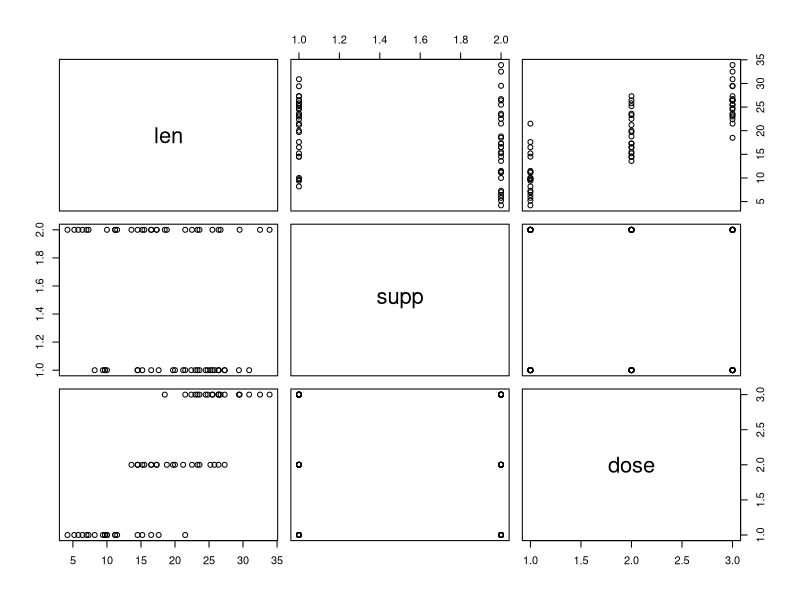
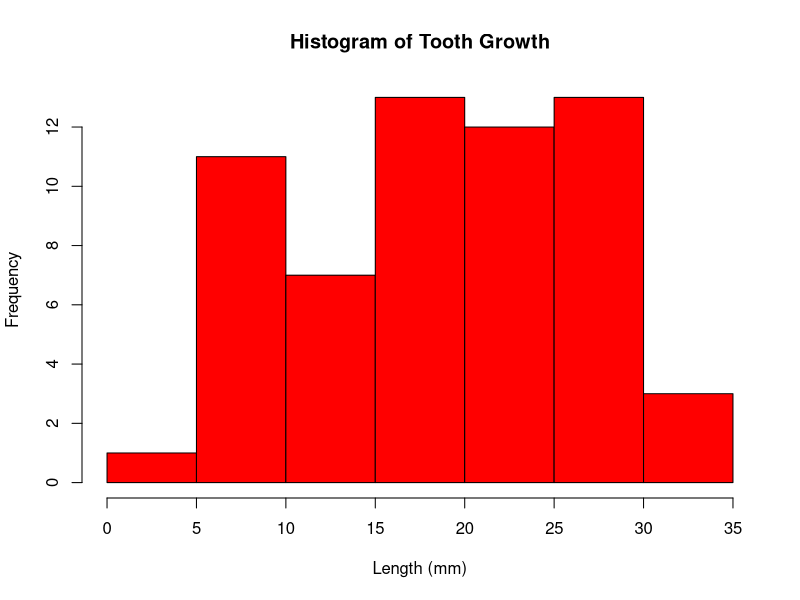
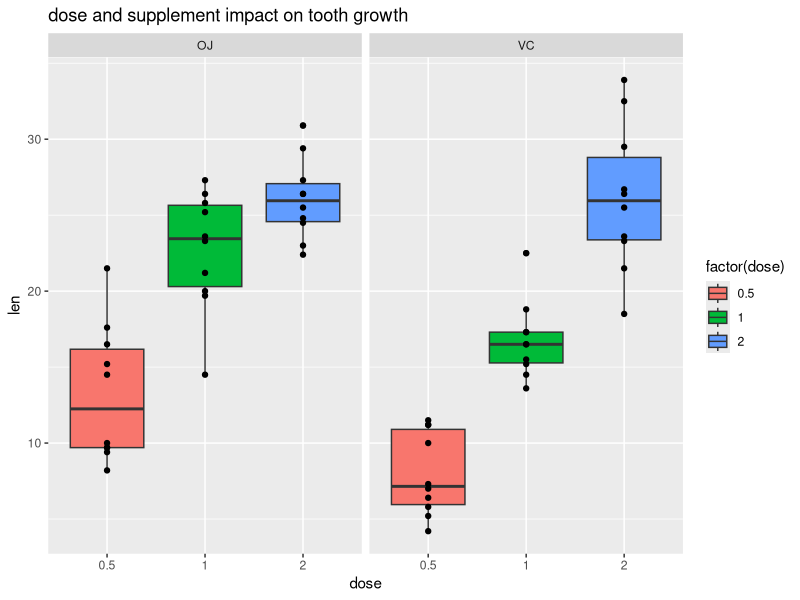
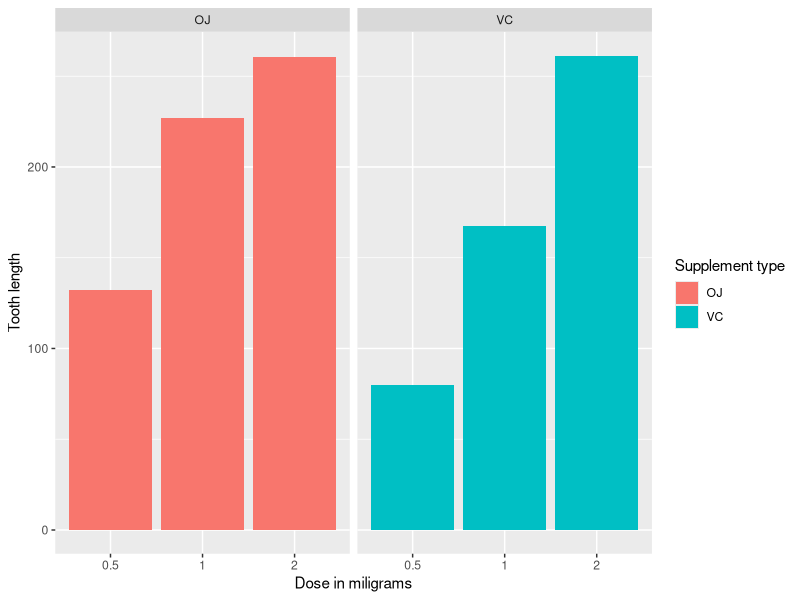

Write the R code that produced these figures, in order. (Note: this script raises an error after producing the figures.)
## ---- chunk 1
knitr::opts_chunk$set(echo = TRUE)
## ---- chunk 2
library(datasets)
library(ggplot2)
library(dplyr)
## ---- chunk 3
data("ToothGrowth")
tooth_growth <- ToothGrowth
dim(tooth_growth)
head(tooth_growth)
tail(tooth_growth)
str(tooth_growth)

# Unique Values
unique(ToothGrowth$len)
unique(ToothGrowth$supp)
unique(ToothGrowth$dose)
## ---- chunk 4
# convert variable dose from numeric to factor
tooth_growth$dose <- as.factor(tooth_growth$dose)
str(tooth_growth)
## ---- chunk 5
summary(tooth_growth)
## ---- chunk 6
# Structure
plot(tooth_growth)

# Tooth Growth Histogram
hist(tooth_growth$len, col = "red",main = "Histogram of Tooth Growth", xlab = "Length (mm)", ylab = "Frequency")
## ---- chunk 7
# Box plot
ggplot(tooth_growth, aes(x=dose, y=len)) + geom_boxplot(aes(fill=factor(dose))) + geom_point() + facet_grid(.~supp) + ggtitle("dose and supplement impact on tooth growth")


# Bar graph
ggplot(data=tooth_growth, aes(x=dose, y=len, fill=supp)) + geom_bar(stat="identity",) + facet_grid(. ~ supp) + xlab("Dose in miligrams") + ylab("Tooth length") + guides(fill=guide_legend(title="Supplement type"))
## ---- chunk 8
t.test(len ~ supp, data=tooth_growth)
## ---- chunk 9
t.test(len ~ dose, data=subset(tooth_growth, dose %in% c(0.5, 1.0)))
t.test(len ~ dose, data=subset(tooth_growth, dose %in% c(0.5, 2.0)))
t.test(len ~ dose, data=subset(tooth_growth, dose %in% c(1.0, 2.0)))
## ---- chunk 10
t.test(len ~ supp, data = filter(tooth_growth, dose == 0.5), paired = F, var.equal = F)
t.test(len ~ supp, data = filter(tooth_growth, dose == 1.0), paired = F, var.equal = F)
## ---- chunk 11
t.test(len ~ supp, data = filter(tooth_growth, dose == 2.0), paired = F, var.equal = F)
